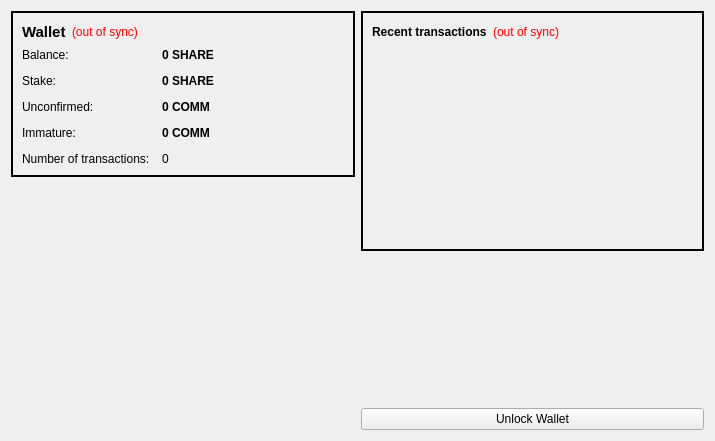
<?xml version="1.0" encoding="UTF-8"?>
<ui version="4.0">
 <class>OverviewPage</class>
 <widget class="QWidget" name="OverviewPage">
  <property name="geometry">
   <rect>
    <x>0</x>
    <y>0</y>
    <width>715</width>
    <height>441</height>
   </rect>
  </property>
  <property name="windowTitle">
   <string>Form</string>
  </property>
  <layout class="QHBoxLayout" name="horizontalLayout" stretch="1,1">
   <item>
    <layout class="QVBoxLayout" name="verticalLayout_2">
     <item>
      <widget class="QFrame" name="frame">
       <property name="styleSheet">
        <string notr="true">#frame {
border: 2px solid #010101;
}</string>
       </property>
       <property name="frameShape">
        <enum>QFrame::StyledPanel</enum>
       </property>
       <property name="frameShadow">
        <enum>QFrame::Raised</enum>
       </property>
       <layout class="QVBoxLayout" name="verticalLayout_4">
        <item>
         <layout class="QHBoxLayout" name="horizontalLayout_4">
          <item>
           <widget class="QLabel" name="label_5">
            <property name="font">
             <font>
              <pointsize>11</pointsize>
              <weight>75</weight>
              <bold>true</bold>
             </font>
            </property>
            <property name="text">
             <string>Wallet</string>
            </property>
           </widget>
          </item>
          <item>
           <widget class="QLabel" name="labelWalletStatus">
            <property name="toolTip">
             <string>The displayed information may be out of date. Your wallet automatically synchronizes with the SpiceCoin network after a connection is established, but this process has not completed yet.</string>
            </property>
            <property name="styleSheet">
             <string notr="true">QLabel { color: red; }</string>
            </property>
            <property name="text">
             <string notr="true">(out of sync)</string>
            </property>
            <property name="alignment">
             <set>Qt::AlignLeading|Qt::AlignLeft|Qt::AlignVCenter</set>
            </property>
           </widget>
          </item>
          <item>
           <spacer name="horizontalSpacer_2">
            <property name="orientation">
             <enum>Qt::Horizontal</enum>
            </property>
            <property name="sizeHint" stdset="0">
             <size>
              <width>40</width>
              <height>20</height>
             </size>
            </property>
           </spacer>
          </item>
         </layout>
        </item>
        <item>
         <layout class="QFormLayout" name="formLayout_2">
          <property name="fieldGrowthPolicy">
           <enum>QFormLayout::AllNonFixedFieldsGrow</enum>
          </property>
          <property name="horizontalSpacing">
           <number>12</number>
          </property>
          <property name="verticalSpacing">
           <number>12</number>
          </property>
          <item row="0" column="0">
           <widget class="QLabel" name="label">
            <property name="text">
             <string>Balance:</string>
            </property>
           </widget>
          </item>
          <item row="0" column="1">
           <widget class="QLabel" name="labelBalance">
            <property name="font">
             <font>
              <weight>75</weight>
              <bold>true</bold>
             </font>
            </property>
            <property name="cursor">
             <cursorShape>IBeamCursor</cursorShape>
            </property>
            <property name="toolTip">
             <string>Your current balance</string>
            </property>
            <property name="text">
             <string notr="true">0 SHARE</string>
            </property>
            <property name="textInteractionFlags">
             <set>Qt::LinksAccessibleByMouse|Qt::TextSelectableByKeyboard|Qt::TextSelectableByMouse</set>
            </property>
           </widget>
          </item>
          <item row="1" column="0">
           <widget class="QLabel" name="label_6">
            <property name="text">
             <string>Stake:</string>
            </property>
           </widget>
          </item>
          <item row="1" column="1">
           <widget class="QLabel" name="labelStake">
            <property name="font">
             <font>
              <weight>75</weight>
              <bold>true</bold>
             </font>
            </property>
            <property name="cursor">
             <cursorShape>IBeamCursor</cursorShape>
            </property>
            <property name="toolTip">
             <string>Total of coins that was staked, and do not yet count toward the current balance</string>
            </property>
            <property name="text">
             <string notr="true">0 SHARE</string>
            </property>
            <property name="textInteractionFlags">
             <set>Qt::LinksAccessibleByMouse|Qt::TextSelectableByKeyboard|Qt::TextSelectableByMouse</set>
            </property>
           </widget>
          </item>
          <item row="2" column="0">
           <widget class="QLabel" name="label_3">
            <property name="text">
             <string>Unconfirmed:</string>
            </property>
           </widget>
          </item>
          <item row="2" column="1">
           <widget class="QLabel" name="labelUnconfirmed">
            <property name="font">
             <font>
              <weight>75</weight>
              <bold>true</bold>
             </font>
            </property>
            <property name="cursor">
             <cursorShape>IBeamCursor</cursorShape>
            </property>
            <property name="toolTip">
             <string>Total of transactions that have yet to be confirmed, and do not yet count toward the current balance</string>
            </property>
            <property name="text">
             <string notr="true">0 COMM</string>
            </property>
            <property name="textInteractionFlags">
             <set>Qt::LinksAccessibleByMouse|Qt::TextSelectableByKeyboard|Qt::TextSelectableByMouse</set>
            </property>
           </widget>
          </item>
          <item row="3" column="0">
           <widget class="QLabel" name="labelImmatureText">
            <property name="text">
             <string>Immature:</string>
            </property>
           </widget>
          </item>
          <item row="3" column="1">
           <widget class="QLabel" name="labelImmature">
            <property name="font">
             <font>
              <weight>75</weight>
              <bold>true</bold>
             </font>
            </property>
            <property name="toolTip">
             <string>Mined balance that has not yet matured</string>
            </property>
            <property name="text">
             <string notr="true">0 COMM</string>
            </property>
            <property name="textInteractionFlags">
             <set>Qt::LinksAccessibleByMouse|Qt::TextSelectableByKeyboard|Qt::TextSelectableByMouse</set>
            </property>
           </widget>
          </item>
          <item row="4" column="0">
           <widget class="QLabel" name="label_2">
            <property name="text">
             <string>Number of transactions:</string>
            </property>
           </widget>
          </item>
          <item row="4" column="1">
           <widget class="QLabel" name="labelNumTransactions">
            <property name="toolTip">
             <string>Total number of transactions in wallet</string>
            </property>
            <property name="text">
             <string notr="true">0</string>
            </property>
           </widget>
          </item>
         </layout>
        </item>
       </layout>
      </widget>
     </item>
     <item>
      <spacer name="verticalSpacer">
       <property name="orientation">
        <enum>Qt::Vertical</enum>
       </property>
       <property name="sizeHint" stdset="0">
        <size>
         <width>20</width>
         <height>40</height>
        </size>
       </property>
      </spacer>
     </item>
     <item>
      <widget class="QLabel" name="label_6">
       <property name="text">
        <string/>
       </property>
       <property name="pixmap">
        <pixmap resource="../bitcoin.qrc">:/images/backg</pixmap>
       </property>
       <property name="scaledContents">
        <bool>false</bool>
       </property>
       <property name="alignment">
        <set>Qt::AlignCenter</set>
       </property>
       <property name="margin">
        <number>-2</number>
       </property>
      </widget>
     </item>
    </layout>
   </item>
   <item>
    <layout class="QVBoxLayout" name="verticalLayout_3">
     <item>
      <widget class="QFrame" name="frame_2">
       <property name="styleSheet">
        <string notr="true">#frame_2 {
border: 2px solid #010101;
}</string>
       </property>
       <property name="frameShape">
        <enum>QFrame::StyledPanel</enum>
       </property>
       <property name="frameShadow">
        <enum>QFrame::Raised</enum>
       </property>
       <layout class="QVBoxLayout" name="verticalLayout">
        <item>
         <layout class="QHBoxLayout" name="horizontalLayout_2">
          <item>
           <widget class="QLabel" name="label_4">
            <property name="text">
             <string>&lt;b&gt;Recent transactions&lt;/b&gt;</string>
            </property>
           </widget>
          </item>
          <item>
           <widget class="QLabel" name="labelTransactionsStatus">
            <property name="toolTip">
             <string>The displayed information may be out of date. Your wallet automatically synchronizes with the SpiceCoin network after a connection is established, but this process has not completed yet.</string>
            </property>
            <property name="styleSheet">
             <string notr="true">QLabel { color: red; }</string>
            </property>
            <property name="text">
             <string notr="true">(out of sync)</string>
            </property>
            <property name="alignment">
             <set>Qt::AlignRight|Qt::AlignTrailing|Qt::AlignVCenter</set>
            </property>
           </widget>
          </item>
          <item>
           <spacer name="horizontalSpacer">
            <property name="orientation">
             <enum>Qt::Horizontal</enum>
            </property>
            <property name="sizeHint" stdset="0">
             <size>
              <width>40</width>
              <height>20</height>
             </size>
            </property>
           </spacer>
          </item>
         </layout>
        </item>
        <item>
         <widget class="QListView" name="listTransactions">
          <property name="styleSheet">
           <string notr="true">QListView { background: transparent; }</string>
          </property>
          <property name="frameShape">
           <enum>QFrame::NoFrame</enum>
          </property>
          <property name="verticalScrollBarPolicy">
           <enum>Qt::ScrollBarAlwaysOff</enum>
          </property>
          <property name="horizontalScrollBarPolicy">
           <enum>Qt::ScrollBarAlwaysOff</enum>
          </property>
          <property name="selectionMode">
           <enum>QAbstractItemView::NoSelection</enum>
          </property>
         </widget>
        </item>
       </layout>
      </widget>
     </item>
     <item>
      <spacer name="verticalSpacer_2">
       <property name="orientation">
        <enum>Qt::Vertical</enum>
       </property>
       <property name="sizeHint" stdset="0">
        <size>
         <width>20</width>
         <height>40</height>
        </size>
       </property>
      </spacer>
     </item>
     <item>
      <widget class="QPushButton" name="unlockWalletButton">
       <property name="text">
        <string>Unlock Wallet</string>
       </property>
      </widget>
     </item>
    </layout>
   </item>
  </layout>
 </widget>
 <resources>
  <include location="../bitcoin.qrc"/>
 </resources>
 <connections/>
</ui>
